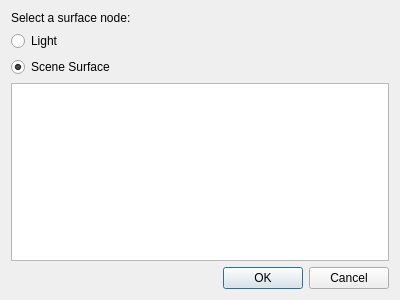
<?xml version="1.0" encoding="UTF-8"?>
<ui version="4.0">
 <class>SelectSurfaceDialog</class>
 <widget class="QDialog" name="SelectSurfaceDialog">
  <property name="geometry">
   <rect>
    <x>0</x>
    <y>0</y>
    <width>400</width>
    <height>300</height>
   </rect>
  </property>
  <property name="windowTitle">
   <string>Select Surface Dialog</string>
  </property>
  <layout class="QVBoxLayout" name="verticalLayout">
   <item>
    <widget class="QLabel" name="label">
     <property name="text">
      <string>Select a surface node:</string>
     </property>
    </widget>
   </item>
   <item>
    <widget class="QRadioButton" name="lightRadio">
     <property name="text">
      <string>Light</string>
     </property>
    </widget>
   </item>
   <item>
    <widget class="QRadioButton" name="sceneRadio">
     <property name="text">
      <string>Scene Surface</string>
     </property>
     <property name="checked">
      <bool>true</bool>
     </property>
    </widget>
   </item>
   <item>
    <widget class="SceneModelView" name="sceneModelView">
     <property name="editTriggers">
      <set>QAbstractItemView::NoEditTriggers</set>
     </property>
     <property name="showDropIndicator" stdset="0">
      <bool>false</bool>
     </property>
    </widget>
   </item>
   <item>
    <widget class="QDialogButtonBox" name="buttonBox">
     <property name="orientation">
      <enum>Qt::Horizontal</enum>
     </property>
     <property name="standardButtons">
      <set>QDialogButtonBox::Cancel|QDialogButtonBox::Ok</set>
     </property>
    </widget>
   </item>
  </layout>
 </widget>
 <customwidgets>
  <customwidget>
   <class>SceneModelView</class>
   <extends>QTreeView</extends>
   <header>tree/SceneModelView.h</header>
  </customwidget>
 </customwidgets>
 <resources/>
 <connections>
  <connection>
   <sender>buttonBox</sender>
   <signal>accepted()</signal>
   <receiver>SelectSurfaceDialog</receiver>
   <slot>accept()</slot>
   <hints>
    <hint type="sourcelabel">
     <x>248</x>
     <y>254</y>
    </hint>
    <hint type="destinationlabel">
     <x>157</x>
     <y>274</y>
    </hint>
   </hints>
  </connection>
  <connection>
   <sender>buttonBox</sender>
   <signal>rejected()</signal>
   <receiver>SelectSurfaceDialog</receiver>
   <slot>reject()</slot>
   <hints>
    <hint type="sourcelabel">
     <x>316</x>
     <y>260</y>
    </hint>
    <hint type="destinationlabel">
     <x>286</x>
     <y>274</y>
    </hint>
   </hints>
  </connection>
  <connection>
   <sender>sceneRadio</sender>
   <signal>toggled(bool)</signal>
   <receiver>sceneModelView</receiver>
   <slot>setEnabled(bool)</slot>
   <hints>
    <hint type="sourcelabel">
     <x>199</x>
     <y>59</y>
    </hint>
    <hint type="destinationlabel">
     <x>199</x>
     <y>167</y>
    </hint>
   </hints>
  </connection>
 </connections>
</ui>
